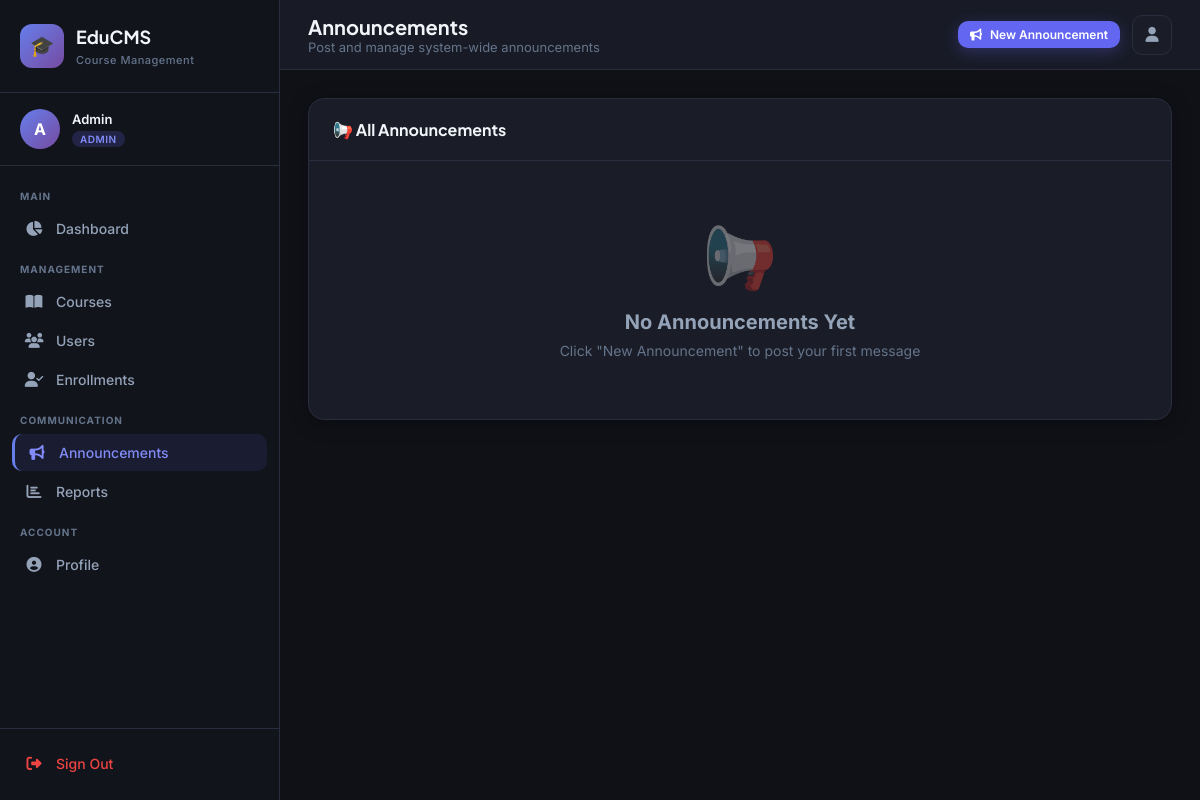
Page /admin/announcements (signed in) on the committed database.
### app.py (models this page shows)
class User(UserMixin, db.Model):
    __tablename__ = 'users'
    id = db.Column(db.Integer, primary_key=True)
    name = db.Column(db.String(100), nullable=False)
    email = db.Column(db.String(120), unique=True, nullable=False)
    password = db.Column(db.String(200), nullable=False)
    role = db.Column(db.String(20), nullable=False, default='student')  # admin/faculty/student
    phone = db.Column(db.String(20))
    department = db.Column(db.String(100))
    profile_pic = db.Column(db.String(200), default='default.png')
    is_active_account = db.Column(db.Boolean, default=True)
    created_at = db.Column(db.DateTime, default=datetime.utcnow)
    courses_taught = db.relationship('Course', backref='faculty', lazy=True, foreign_keys='Course.faculty_id')
    enrollments = db.relationship('Enrollment', backref='student', lazy=True, foreign_keys='Enrollment.student_id')

### app.py (the view, shortened to what this page needs)
@app.route('/admin/announcements', methods=['GET', 'POST'])
@login_required
def admin_announcements():
    if current_user.role != 'admin': return redirect(url_for('index'))
    announcements = Announcement.query.order_by(Announcement.created_at.desc()).all()
    return render_template('admin/announcements.html', announcements=announcements)

### app.py (called while the page is built)
@login_manager.user_loader
def load_user(user_id):
    return User.query.get(int(user_id))

@app.context_processor
def inject_now():
    return {'now': datetime.utcnow().date()}

### templates/admin/announcements.html (shortened to what this page needs)
{% extends "base.html" %}
{% block page_title %}Announcements{% endblock %}
{% block page_subtitle %}Post and manage system-wide announcements{% endblock %}
{% block header_actions %}
<button onclick="openModal('addAnnModal')" class="btn btn-primary btn-sm">
    <i class="fas fa-bullhorn"></i> New Announcement
</button>
{% endblock %}
{% block content %}
<div class="grid-2 mb-24">
    <div class="card" style="grid-column:1/-1">
        <div class="card-header"><span class="card-title">📢 All Announcements</span></div>
        {% if announcements %}
        <div class="card-body">
            {% for ann in announcements %}
            <div style="background:#12141c;border-radius:14px;padding:20px;margin-bottom:14px;border-left:4px solid
                {% if ann.target_role == 'all' %}#6366f1{% elif ann.target_role == 'student' %}#06b6d4{% else %}#f093fb{% endif %}">
                <div style="display:flex;justify-content:space-between;align-items:flex-start;margin-bottom:8px">
                    <h3 style="font-size:16px;font-weight:700;color:#f1f5f9">{{ ann.title }}</h3>
                    <div style="display:flex;gap:8px;align-items:center">
                        <span class="badge badge-{% if ann.target_role == 'all' %}primary{% elif ann.target_role == 'student' %}info{% else %}warning{% endif %}">
                            {% if ann.target_role == 'all' %}🌐 Everyone{% elif ann.target_role == 'student' %}🎒 Students{% else %}👨‍🏫 Faculty{% endif %}
                        </span>
                        <form method="POST" action="/admin/announcements/{{ ann.id }}/delete" onsubmit="return confirm('Delete?')">
                            <button type="submit" class="btn btn-danger btn-sm btn-icon"><i class="fas fa-trash"></i></button>
                        </form>
                    </div>
                </div>
                <p style="color:#94a3b8;font-size:14px;line-height:1.7">{{ ann.content }}</p>
                <div style="margin-top:12px;font-size:12px;color:#4b5563">
                    <i class="fas fa-user" style="margin-right:6px"></i>{{ ann.author.name }} &nbsp;·&nbsp;
                    <i class="fas fa-calendar" style="margin-right:6px"></i>{{ ann.created_at.strftime('%d %b %Y, %H:%M') }}
                </div>
            </div>
            {% endfor %}
        </div>
        {% else %}
        <div class="empty-state">
            <div class="empty-icon">📢</div>
            <div class="empty-title">No Announcements Yet</div>
            <div class="empty-text">Click "New Announcement" to post your first message</div>
        </div>
        {% endif %}
    </div>
</div>
{% endblock %}

### templates/base.html (shortened to what this page needs)
<!DOCTYPE html>
<html lang="en">
<head>
    <link rel="stylesheet" href="https://cdnjs.cloudflare.com/ajax/libs/font-awesome/6.5.0/css/all.min.css">
</head>
<body>
{% if current_user.is_authenticated %}
<aside class="sidebar" id="sidebar">
    <div class="sidebar-brand">
        <div class="brand-icon">🎓</div>
        <div class="brand-text">
            <h1>EduCMS</h1>
            <span>Course Management</span>
        </div>
    </div>
    <div class="sidebar-user">
        <div class="user-avatar" style="background:
            {% if current_user.role == 'admin' %}var(--admin-gradient)
            {% elif current_user.role == 'faculty' %}var(--faculty-gradient)
            {% else %}var(--student-gradient){% endif %}">
            {{ current_user.name[0].upper() }}
        </div>
        <div class="user-info">
            <h4>{{ current_user.name.split(' ')[0] }}</h4>
            <span class="role-badge badge-{{ current_user.role }}">{{ current_user.role }}</span>
        </div>
    </div>
    <nav class="sidebar-nav">
        {% if current_user.role == 'admin' %}
        <div class="nav-section">
            <div class="nav-section-label">Main</div>
            <a href="/admin/dashboard" class="nav-item {% if request.path == '/admin/dashboard' %}active{% endif %}">
                <i class="fas fa-chart-pie"></i> Dashboard
            </a>
        </div>
        <div class="nav-section">
            <div class="nav-section-label">Management</div>
            <a href="/admin/courses" class="nav-item {% if '/admin/courses' in request.path %}active{% endif %}">
                <i class="fas fa-book-open"></i> Courses
            </a>
            <a href="/admin/users" class="nav-item {% if '/admin/users' in request.path %}active{% endif %}">
                <i class="fas fa-users"></i> Users
            </a>
            <a href="/admin/enrollments" class="nav-item {% if '/admin/enrollments' in request.path %}active{% endif %}">
                <i class="fas fa-user-check"></i> Enrollments
            </a>
        </div>
        <div class="nav-section">
            <div class="nav-section-label">Communication</div>
            <a href="/admin/announcements" class="nav-item {% if '/admin/announcements' in request.path %}active{% endif %}">
                <i class="fas fa-bullhorn"></i> Announcements
            </a>
            <a href="/admin/reports" class="nav-item {% if '/admin/reports' in request.path %}active{% endif %}">
                <i class="fas fa-chart-bar"></i> Reports
            </a>
        </div>
        {% endif %}
        <div class="nav-section">
            <div class="nav-section-label">Account</div>
            <a href="/profile" class="nav-item {% if request.path == '/profile' %}active{% endif %}">
                <i class="fas fa-user-circle"></i> Profile
            </a>
        </div>
    </nav>
    <div class="sidebar-footer">
        <a href="/logout" class="nav-item" style="color: #ef4444;">
            <i class="fas fa-sign-out-alt"></i> Sign Out
        </a>
    </div>
</aside>
<main class="main-content">
    <header class="header">
        <div class="header-left">
            <div>
                <div class="page-title">{% block page_title %}Dashboard{% endblock %}</div>
                <div class="page-subtitle">{% block page_subtitle %}{% endblock %}</div>
            </div>
        </div>
        <div class="header-right">
            {% block header_actions %}{% endblock %}
            <a href="/profile" class="header-btn" title="Profile">
                <i class="fas fa-user"></i>
            </a>
        </div>
    </header>
    <div class="page-content">
        {% block content %}{% endblock %}
    </div>
</main>
{% else %}
{% block auth_content %}{% endblock %}
{% endif %}
</body>
</html>

### rows in the picture
User: name "A", name "Admin", role "ADMIN"
